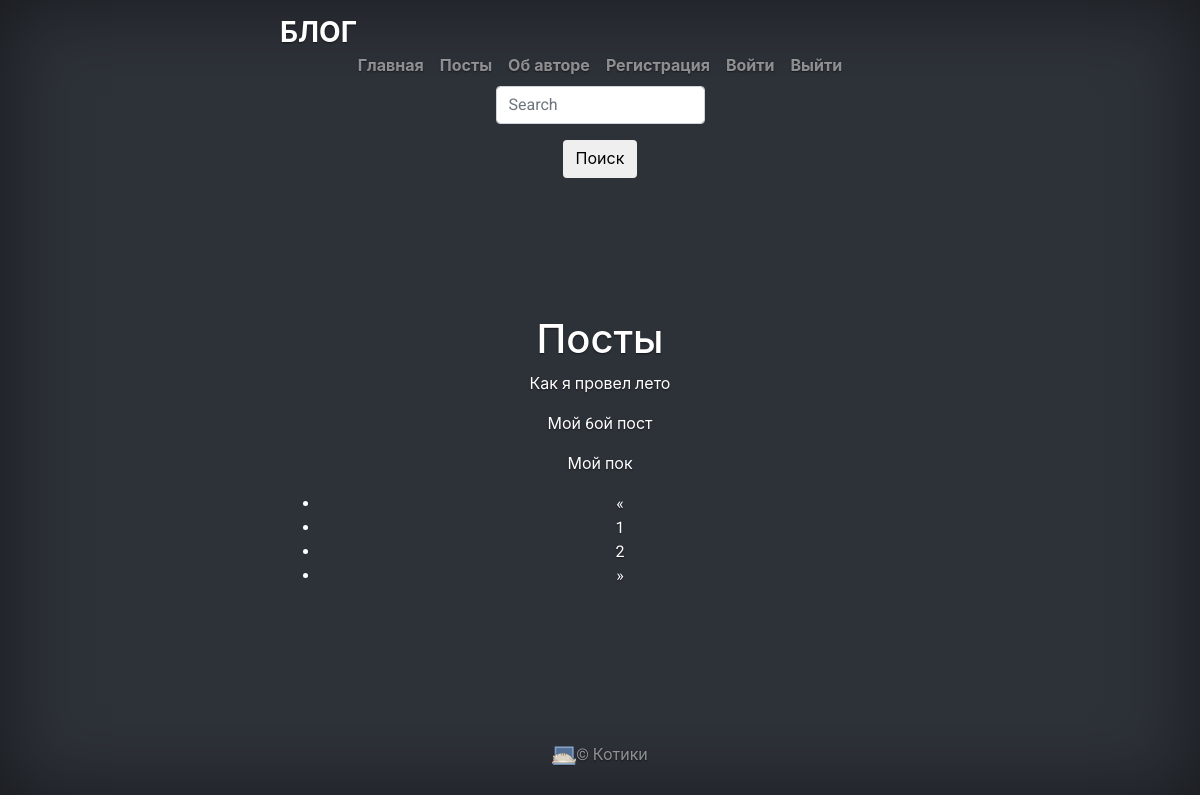
/posts/ (signed in), run on an earlier commit of the app's database.
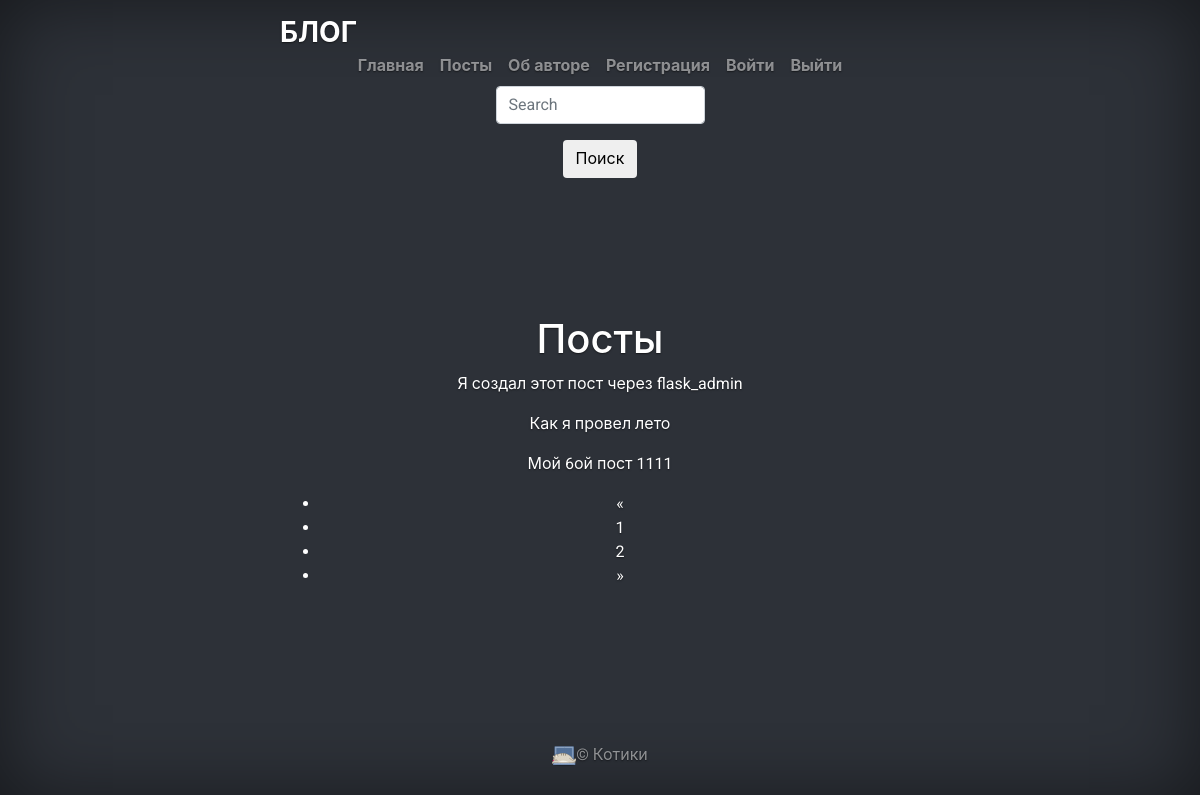
And on a later commit of the database.
### app/models.py (models this page shows, shortened)
class Post(db.Model):
    id = db.Column(db.Integer, primary_key=True)
    title = db.Column(db.String(140))
    slug = db.Column(db.String(140), unique=True)
    body = db.Column(db.Text)
    created = db.Column(db.DateTime, default=datetime.now())
    tags = db.relationship('Tag', secondary=post_tags, backref=db.backref('posts', lazy='dynamic'))

### posts/blueprint.py (the view)
@posts.route('/')
@login_required
def index():
    active7 = True
    q = request.args.get('q')
    page = request.args.get('page')
    if page and page.isdigit():
        page = int(page)
    else:
        page=1
    if q:
        posts = Post.query.filter(Post.title.contains(q) | Post.body.contains(q))#.all()
    else:
        posts = Post.query.order_by(Post.created.desc())
    pages = posts.paginate(page=page, per_page=3)
    return render_template('posts/list.html', active7=active7, pages=pages)

### app/models.py (called while the page is built)
@login.user_loader
def load_user(id):
    return User.query.get(int(id))

### posts/templates/posts/list.html
{% extends "base.html" %}
{% block content %}
    <h1>Посты</h1>
    {% for post in pages.items %}
        <p>
        <a href="{{ url_for('posts.post_detail', slug=post.slug) }}">{{ post.title }}</a>
        </p>
    {% endfor %}
    <nav>
        <ul class="paginator">
            <li {% if not pages.has_prev %} class="disabled" {% endif %}>
                <a href="./?page={{ pages.prev_num }}" aria-label="Previous"><span arial-hiden="true">&laquo;</span></a>
            </li>
            {% for page in pages.iter_pages() %}
            <li {%if page==pages.page%} class="active" {%endif%}>
                <a href="./?page={{page}}">{{page}}<span class="sr-only">(current)</span></a>
            </li>
            {% endfor %}
             <li {% if not pages.has_next %} class="disabled" {% endif %}>
                <a href="./?page={{ pages.next_num }}" aria-label="next"><span arial-hiden="true">&raquo;</span></a>
             </li>
        </ul>
    </nav>
{% endblock %}

What changed in the data, as far as the page shows it:
no longer on this page (row unchanged): Post: title "Мой пок"
added Post: title "Я создал этот пост через flask_admin"
changed Post: title "Мой 6ой пост" → "Мой 6ой пост 1111"
